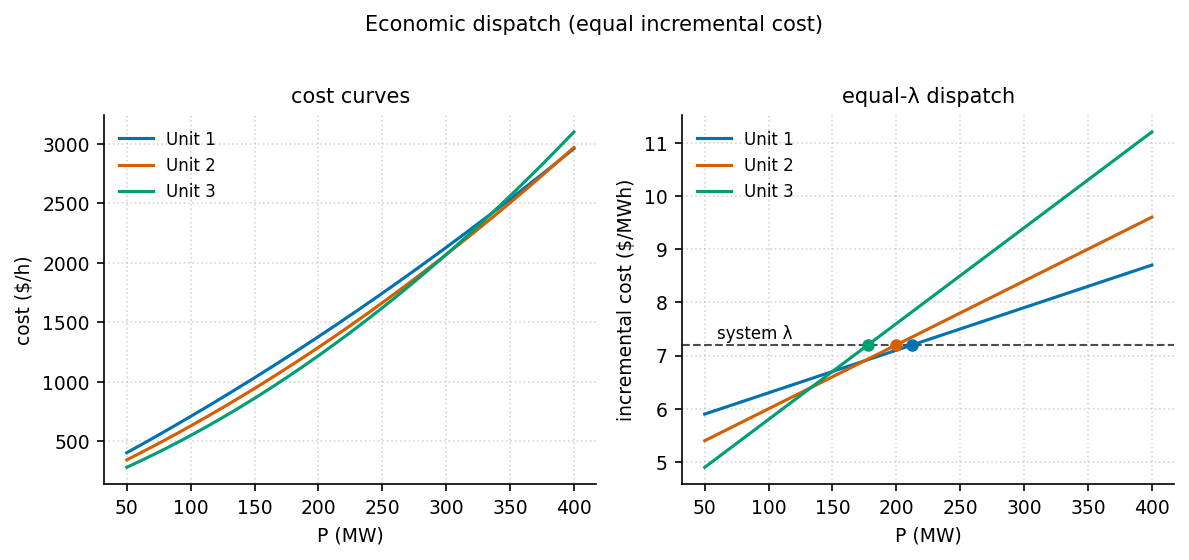

The Python source for this figure:
"""economic_dispatch: 机组经济调度（成本曲线 + 等微增率）."""
import sys, os; sys.path.insert(0, os.path.join(os.path.dirname(os.path.abspath(__file__)), '..', '..', '_utils', 'python'))
import numpy as np
import matplotlib.pyplot as plt
from theme import apply_theme
from palette import cycle

def make_figure(title='Economic dispatch (equal incremental cost)'):
    apply_theme()
    P = np.linspace(50, 400, 300)
    units = [(0.004, 5.5, 120), (0.006, 4.8, 90), (0.009, 4.0, 60)]
    fig, (ax1, ax2) = plt.subplots(1, 2, figsize=(8, 3.6))
    for i, (a, b, c) in enumerate(units):
        ax1.plot(P, a*P**2 + b*P + c, color=cycle(i), label=f'Unit {i+1}')
        ax2.plot(P, 2*a*P + b, color=cycle(i), label=f'Unit {i+1}')
    lam = 7.2
    ax2.axhline(lam, color='0.3', linestyle='--', linewidth=1)
    ax2.text(60, lam + 0.12, r'system λ', fontsize=8)
    for i, (a, b, c) in enumerate(units):
        Popt = (lam - b)/(2*a)
        ax2.plot(Popt, lam, 'o', color=cycle(i), ms=5)
    ax1.set_xlabel('P (MW)'); ax1.set_ylabel('cost ($/h)'); ax1.set_title('cost curves')
    ax2.set_xlabel('P (MW)'); ax2.set_ylabel('incremental cost ($/MWh)')
    ax2.set_title('equal-λ dispatch')
    for ax in (ax1, ax2):
        ax.legend(); ax.grid(True, linestyle=':', alpha=0.5)
    fig.suptitle(title, y=1.02, fontsize=10)
    fig.tight_layout()
    return fig

if __name__ == '__main__':
    fig = make_figure(); fig.savefig(__file__.replace('.py', '.png'), dpi=150)
